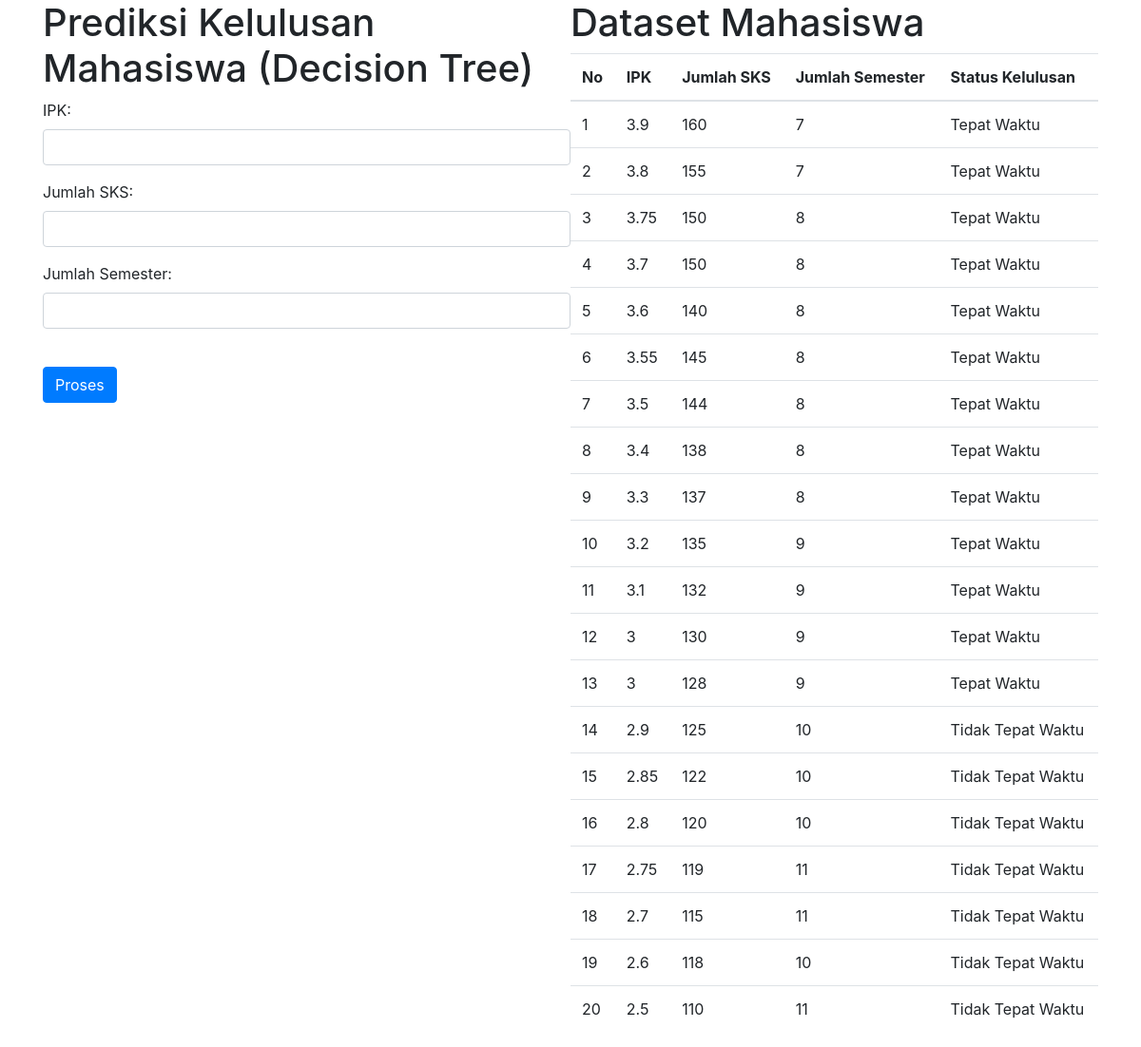
/tree.php, run on the app's committed database.
### tables this page shows
CREATE TABLE `mahasiswa_kelulusan` (
  `id` int NOT NULL AUTO_INCREMENT,
  `nama` varchar(100) DEFAULT NULL,
  `ipk` float NOT NULL,
  `jumlah_sks` int NOT NULL,
  `jumlah_semester` int NOT NULL,
  `status_kelulusan` varchar(50) DEFAULT NULL,
  PRIMARY KEY (`id`)
);

### tree.php (the view, shortened to what this page needs)
<!DOCTYPE html>
<html lang="en">
<head>
</head>
<body>
    <link rel="stylesheet" href="https://cdn.jsdelivr.net/npm/bootstrap@4.6.2/dist/css/bootstrap.min.css">
    <div class="container">
        <div class="input-data">
            <h1>Prediksi Kelulusan Mahasiswa (Decision Tree)</h1>
            <form action="?page=tree_prediksi" method="POST">
                <div class="form-group">
                    <label for="ipk">IPK:</label>
                    <input type="number" step="0.01" class="form-control" id="ipk" name="ipk" required>
                </div>
                <div class="form-group">
                    <label for="jumlah_sks">Jumlah SKS:</label>
                    <input type="number" class="form-control" id="jumlah_sks" name="jumlah_sks" required>
                </div>
                <div class="form-group">
                    <label for="jumlah_semester">Jumlah Semester:</label>
                    <input type="number" class="form-control" id="jumlah_semester" name="jumlah_semester" required>
                </div>
                <br>
                <div class="form-group">
                <button type="submit" class="btn btn-primary">Proses</button>
                </div>
            </form>
        </div>
        <div class="dataset">
            <h1>Dataset Mahasiswa</h1>
            <table class="table">
                <thead>
                    <tr>
                        <th>No</th>
                        <th>IPK</th>
                        <th>Jumlah SKS</th>
                        <th>Jumlah Semester</th>
                        <th>Status Kelulusan</th>
                    </tr>
                </thead>
                <tbody>
                    <?php
                    include 'db.php';
                    $sql = "SELECT * FROM mahasiswa_kelulusan ORDER BY ipk DESC";
                    $result = $conn->query($sql);
                    if ($result->num_rows > 0) {
                        $no = 1;
                        while ($row = $result->fetch_assoc()) {
                            echo "<tr>";
                            echo "<td>" . $no . "</td>";
                            echo "<td>" . $row['ipk'] . "</td>";
                            echo "<td>" . $row['jumlah_sks'] . "</td>";
                            echo "<td>" . $row['jumlah_semester'] . "</td>";
                            echo "<td>" . $row['status_kelulusan'] . "</td>";
                            echo "</tr>";
                            $no++;
                        }
                    }
                    ?>
                </tbody>
            </table>
        </div>
    </div>
</body>
</html>

### tree.php (style rules this page uses)
.container { display: flex; }
.input-data { flex: 1; }
.dataset { flex: 1; overflow-y: auto; }

### data on the page
mahasiswa_kelulusan: ipk "3.9", jumlah_sks "160", jumlah_semester "7", status_kelulusan "Tepat Waktu"
mahasiswa_kelulusan: ipk "3.8", jumlah_sks "155", jumlah_semester "7", status_kelulusan "Tepat Waktu"
mahasiswa_kelulusan: ipk "3.75", jumlah_sks "150", jumlah_semester "8", status_kelulusan "Tepat Waktu"
mahasiswa_kelulusan: ipk "3.7", jumlah_sks "150", jumlah_semester "8", status_kelulusan "Tepat Waktu"
mahasiswa_kelulusan: ipk "3.6", jumlah_sks "140", jumlah_semester "8", status_kelulusan "Tepat Waktu"
mahasiswa_kelulusan: ipk "3.55", jumlah_sks "145", jumlah_semester "8", status_kelulusan "Tepat Waktu"
mahasiswa_kelulusan: ipk "3.5", jumlah_sks "144", jumlah_semester "8", status_kelulusan "Tepat Waktu"
mahasiswa_kelulusan: ipk "3.4", jumlah_sks "138", jumlah_semester "8", status_kelulusan "Tepat Waktu"
mahasiswa_kelulusan: ipk "3.3", jumlah_sks "137", jumlah_semester "8", status_kelulusan "Tepat Waktu"
mahasiswa_kelulusan: ipk "3.2", jumlah_sks "135", jumlah_semester "9", status_kelulusan "Tepat Waktu"
mahasiswa_kelulusan: ipk "3.1", jumlah_sks "132", jumlah_semester "9", status_kelulusan "Tepat Waktu"
mahasiswa_kelulusan: ipk "3", jumlah_sks "130", jumlah_semester "9", status_kelulusan "Tepat Waktu"
mahasiswa_kelulusan: ipk "3", jumlah_sks "128", jumlah_semester "9", status_kelulusan "Tepat Waktu"
mahasiswa_kelulusan: ipk "2.9", jumlah_sks "125", jumlah_semester "10", status_kelulusan "Tidak Tepat Waktu"
mahasiswa_kelulusan: ipk "2.85", jumlah_sks "122", jumlah_semester "10", status_kelulusan "Tidak Tepat Waktu"
mahasiswa_kelulusan: ipk "2.8", jumlah_sks "120", jumlah_semester "10", status_kelulusan "Tidak Tepat Waktu"
mahasiswa_kelulusan: ipk "2.75", jumlah_sks "119", jumlah_semester "11", status_kelulusan "Tidak Tepat Waktu"
mahasiswa_kelulusan: ipk "2.7", jumlah_sks "115", jumlah_semester "11", status_kelulusan "Tidak Tepat Waktu"
mahasiswa_kelulusan: ipk "2.6", jumlah_sks "118", jumlah_semester "10", status_kelulusan "Tidak Tepat Waktu"
mahasiswa_kelulusan: ipk "2.5", jumlah_sks "110", jumlah_semester "11", status_kelulusan "Tidak Tepat Waktu"
